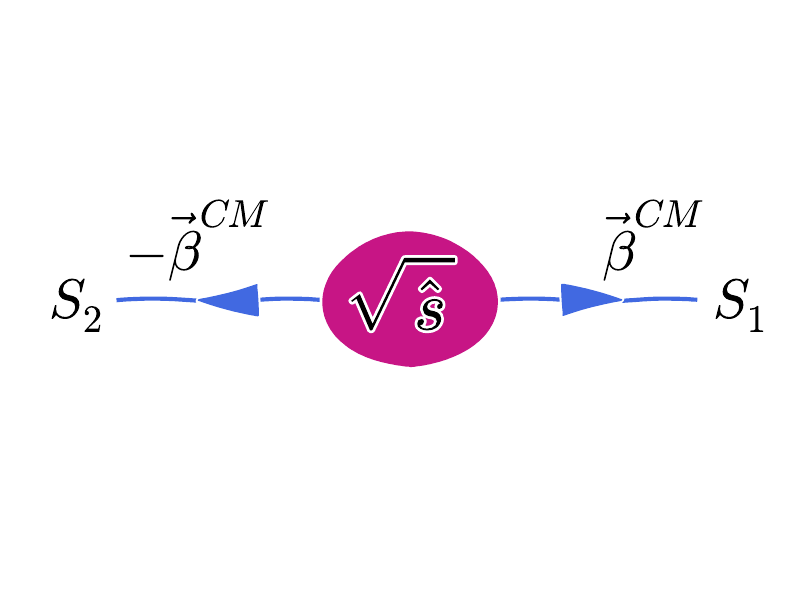

Source code (Python):
import matplotlib.pyplot as plt
import matplotlib.path as mpath
import matplotlib.patches as mpatches
import numpy as np
from matplotlib.patches import Circle, Arrow

with plt.xkcd():

    fig = plt.figure()
    ax = fig.add_subplot(111)
    ax.set_ylim(0, 100)
    ax.set_xlim(0, 100)    
    plt.axis('off')

    # Draw CM
    blob = Circle(xy=(50,50),radius=14,angle=0,lw=0,edgecolor='MediumVioletRed',fc='MediumVioletRed',zorder=5)
    ax.add_patch(blob)
    fig.text(0.5, 0.45,r'$\sqrt{\hat{s}}$',ha='center',fontsize=50,color='black')

    # draw sparticles
    t1 = np.arange(3,37)
    t2 = np.arange(64,97)
    out_p1 = np.array([50]*len(t1)) 
    out_p2 = np.array([50]*len(t2))

    ax.annotate('', xytext=(20,50), xy=(15,50),
                arrowprops=dict(arrowstyle="-|>,head_width=0.8,head_length=3",color='RoyalBlue'))
    plt.plot(t1,out_p1,color='RoyalBlue',linestyle='-',lw=3)
    fig.text(0.1,0.47,r'$S_2$',ha='center',fontsize=40,color='k')
    fig.text(0.25, 0.55,r'$-\vec{\beta}^{CM}$',ha='center',fontsize=40,color='k')

    ax.annotate('', xy=(85,50), xytext=(80,50), alpha=0.75,
                arrowprops=dict(arrowstyle="-|>,head_width=0.8,head_length=3",color='RoyalBlue'))
    plt.plot(t2,out_p2,color='RoyalBlue',linestyle='-',lw=3)
    fig.text(0.93, 0.47,r'$S_1$',ha='center',fontsize=40,color='k')
    fig.text(0.82, 0.55,r'$\vec{\beta}^{CM}$',ha='center',fontsize=40,color='k')

    plt.savefig("cm_frame.pdf")

# Somehow needed, otherwise it crashes..
# Haven't figured out why yet
plt.show()    

